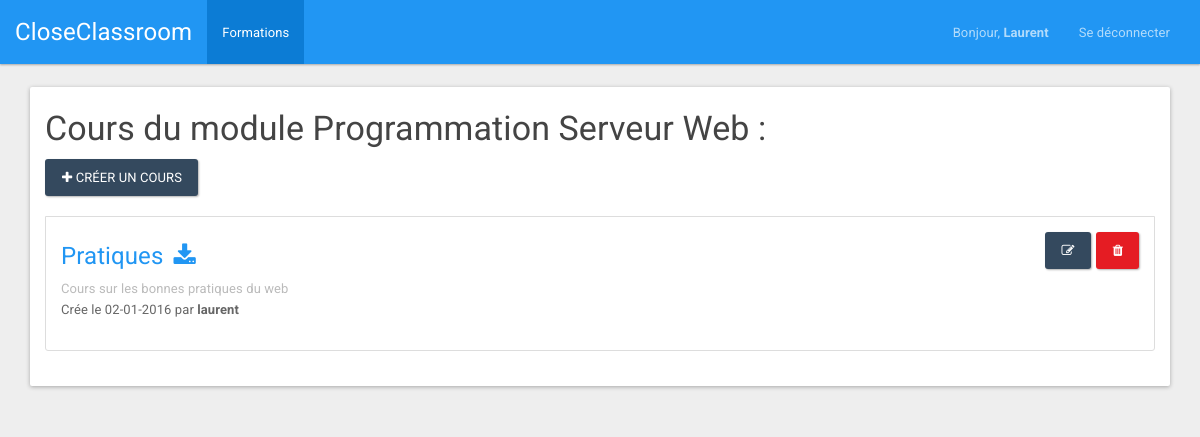
The app's page /index.php?page=showModule&idModule=2 (signed in) with its own data.
### tables this page shows
CREATE TABLE IF NOT EXISTS `users` (
  `id` int(11) NOT NULL AUTO_INCREMENT,
  `type` varchar(32) NOT NULL,
  `login` varchar(32) NOT NULL,
  `password` varchar(32) NOT NULL,
  `email` varchar(32) NOT NULL,
  `name` varchar(32) NOT NULL,
  `first_name` varchar(32) NOT NULL,
  PRIMARY KEY (`id`),
  UNIQUE KEY `login` (`login`),
  UNIQUE KEY `email` (`email`)
);

CREATE TABLE IF NOT EXISTS `modules` (
  `id` int(11) NOT NULL AUTO_INCREMENT,
  `name` varchar(30) NOT NULL,
  PRIMARY KEY (`id`)
);

CREATE TABLE IF NOT EXISTS `practices` (
  `id` int(11) NOT NULL AUTO_INCREMENT,
  `name` varchar(256) NOT NULL,
  `path` varchar(256) NOT NULL,
  `user` int(11) NOT NULL,
  `description` text NOT NULL,
  `date` varchar(12) NOT NULL,
  `file` varchar(256) NOT NULL,
  `id_module` int(11) NOT NULL,
  PRIMARY KEY (`id`),
  KEY `user` (`user`),
  KEY `module` (`id_module`)
);

### bddManager/UserDAO.php (called while the page is built, shortened)
<?php
class UserDAO
{
    public function getInfoUser($idUser)
    {
        try {
            $resultat = mysqli_query($_SESSION['bdd'], "SELECT id, login, email, password, type, name, first_name FROM users WHERE `id`= '" . $idUser . "'");
            if (mysqli_num_rows($resultat) != '0') {
                $tab[0] = mysqli_fetch_assoc($resultat);
                return $tab[0];
            } else {
                return;
            }
        }
        catch (Exception $e) {
            $_SESSION['error'] = 'Erreur requete BDD';
            $_SESSION['display_msg_error'] = true;
        }
    }
}

### bddManager/ModuleDAO.php (called while the page is built, shortened)
<?php
class ModuleDAO
{
    public function getNameModule($idModule)
    {
        try {
            $resultat = mysqli_query($_SESSION['bdd'], "SELECT name FROM modules WHERE `id`= '" . $idModule . "'");
            if (mysqli_num_rows($resultat) != '0') {
                $tab[0] = mysqli_fetch_assoc($resultat);
                return $tab[0];
            } else {
                return;
            }
        }
        catch (Exception $e) {
            $_SESSION['error'] = 'Erreur requete BDD';
            $_SESSION['display_msg_error'] = true;
        }
    }
}

### bddManager/PracticeDAO.php (called while the page is built, shortened)
<?php
class PracticeDAO
{
    public function getPracticesByModule($idModule)
    {
        try {
            $resultat = mysqli_query($_SESSION['bdd'], "SELECT * FROM practices WHERE `id_module`= '" . $idModule . "'");
            if (mysqli_num_rows($resultat) != '0') {
                $tab[0] = mysqli_fetch_assoc($resultat);
                return $tab;
            } else {
                return false;
            }
        }
        catch (Exception $e) {
            $_SESSION['error'] = 'Erreur requete BDD';
            $_SESSION['display_msg_error'] = true;
        }
    }
}

### views/PracticeView.class.php (the view, shortened to what this page needs)
<?php
class PracticeView
{
	public function getViewTop($nameModule)
	{
		return '
		<script>document.getElementById("tabFormation").className = "active";</script>
		<div class="container">
			<div class="panel panel-default">
				<div class="panel-body" style="padding-top: 0px;">
					<h3>Cours du module '.$nameModule.' :</h3>
					<div class="list-group">';
					}
					public function getViewBottom()
					{
						return '
					</div>
				</div>
			</div>
		</div>
		';
	}
	public function getView($mesCours, $typeUser, $nameModule)
	{
		$view = ''.$this->getViewTop($nameModule).$this->getListe($mesCours, $typeUser).$this->getViewBottom();
		return $view;
	}
	public function getListe($mesCours, $typeUser)
	{
		if ($typeUser != 'Etudiant') {
			$view = '<a style="margin-bottom: 20px;" href="index.php?page=createPractice" class="btn btn-info"><span class="fa fa-plus"></span> Créer un cours</a>';
		} else {
			$view = '';
		}
		if (!$mesCours) {
			$view = $view.'<div class="panel panel-info" style="margin-top: 20px;">
			<div class="panel-heading">
				<h3 class="panel-title">Aucun cours</h3>
			</div>
			<div class="panel-body">
				Il n\'y a aucun cours dans la base de données !</div>
			</div>';
		} else {
			foreach ($mesCours as &$cours) {
				$modif = '';
				if ($typeUser != 'Etudiant') {
					$modif = '<form method="POST" action="index.php?page=deletePractice&idPractice='.$cours['id'].'" accept-charset="UTF-8" class="form-inline"><input name="_method" type="hidden" value="DELETE">
					<a style="float: right; margin-left: 5px;" data-toggle="modal" href="#deleteCours'.$cours['id'].'" role="button" class="btn btn-danger"><i class="fa fa-trash"></i></a>
					<div id="deleteCours'.$cours['id'].'" class="modal" style="display: none;">
						<div class="modal-dialog">
							<div class="modal-content">
								<div class="modal-header">
									<button type="button" class="close" data-dismiss="modal" aria-hidden="true">×</button>
									<h4 class="modal-title">Suppression de cours</h4>
								</div>
								<div class="modal-body">
									<p>Voulez-vous vraiment supprimer le cours <b>'.$cours['name'].'</b> ?</p>
								</div>
								<div class="modal-footer">
									<button class="btn" data-dismiss="modal" aria-hidden="true">Non</button>
									<input class="btn btn-primary" type="submit" value="Oui">
								</div>
							</div>
						</div>
					</div>
				</form>
				<a style="float: right;" href="index.php?page=updatePractice&idPractice='.$cours['id'].'" role="button" class="btn btn-info"><i class="fa fa-edit"></i></a>';
			}
			$view = $view.'<div class="list-group-item">'.$modif.'
			<h4><a class="text-primary" target="_blank" href="/'.$cours['path'].'">'.$cours['name'].'</a><a style="margin-left: 10px;" class="text-primary" download target="_blank" href="/'.$cours['path'].'"><i class="fa fa-download"></i></a></h4>
			<p class="list-group-item-text">'.$cours['description'].'</p>
			<p>Crée le '.$cours['date'].' par <b>'.$cours['user'].'</b></p>
		</div>';
	}
}
return $view;
}
}

### views/NavBarView.class.php (shortened to what this page needs)
<?php
class navBarView
{
	public function getViewLogged($firstNameUser, $typeUser)
	{
		if ($typeUser == 'Admin') {
			$view = '<nav class="navbar navbar-inverse">
			<div class="container-fluid">
				<div class="navbar-header">
					<button type="button" class="navbar-toggle collapsed" data-toggle="collapse" data-target="#bs-example-navbar-collapse-2">
						<span class="sr-only">Toggle navigation</span>
						<span class="icon-bar"></span>
						<span class="icon-bar"></span>
						<span class="icon-bar"></span>
					</button>
					<a class="navbar-brand" href="index.php">CloseClassroom</a>
				</div>
				<div class="collapse navbar-collapse" id="bs-example-navbar-collapse-2">
					<ul class="nav navbar-nav">
						<li id="tabUser"><a href="index.php?page=user">Administration Utilisateurs</a></li>
						<li id="tabFormation"><a href="index.php?page=formation">Formations</a></li>
					</ul>
					<ul class="nav navbar-nav navbar-right">
						<li><a href="index.php" style="font-size: 13px;"> Bonjour, <strong>'.utf8_encode($firstNameUser).'</strong> </a>
							<li><a href="index.php?page=logout">Se déconnecter</a></li>
						</ul>
					</div>
				</div>
			</nav>';
		}
		else {
			$view = '<nav class="navbar navbar-inverse">
			<div class="container-fluid">
				<div class="navbar-header">
					<button type="button" class="navbar-toggle collapsed" data-toggle="collapse" data-target="#bs-example-navbar-collapse-2">
						<span class="sr-only">Toggle navigation</span>
						<span class="icon-bar"></span>
						<span class="icon-bar"></span>
						<span class="icon-bar"></span>
					</button>
					<a class="navbar-brand" href="index.php">CloseClassroom</a>
				</div>
				<div class="collapse navbar-collapse" id="bs-example-navbar-collapse-2">
					<ul class="nav navbar-nav">
						<li id="tabFormation"><a href="index.php?page=formation">Formations</a></li>
					</ul>
					<ul class="nav navbar-nav navbar-right">
						<li><a href="index.php" style="font-size: 13px;"> Bonjour, <strong>'.utf8_encode($firstNameUser).'</strong> </a>
							<li><a href="index.php?page=logout">Se déconnecter</a></li>
						</ul>
					</div>
				</div>
			</nav>';
		}
		return $view;
	}
}

### records on screen
users: first_name "Laurent"
modules: name "Programmation Serveur Web"
practices: name "Pratiques", description "Cours sur les bonnes pratiques du web", date "02-01-2016"

### other values on screen
$cours['user'] "laurent"
